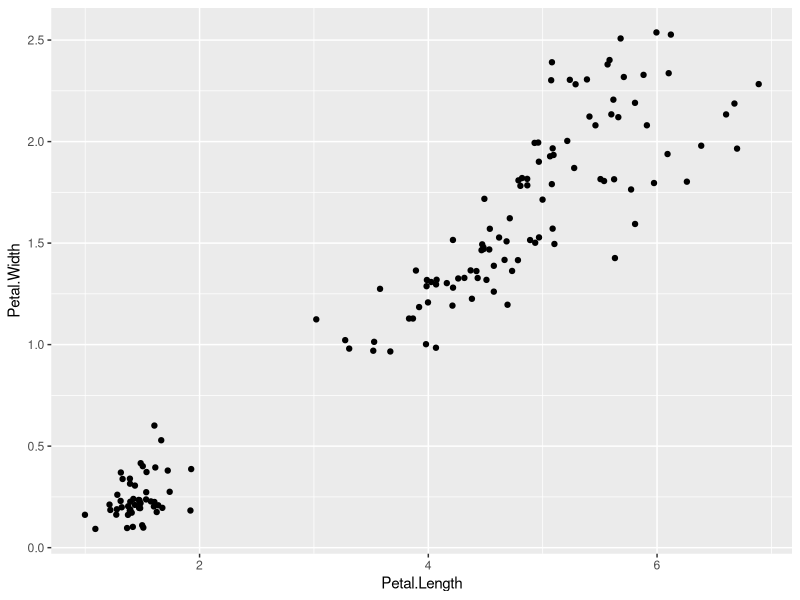
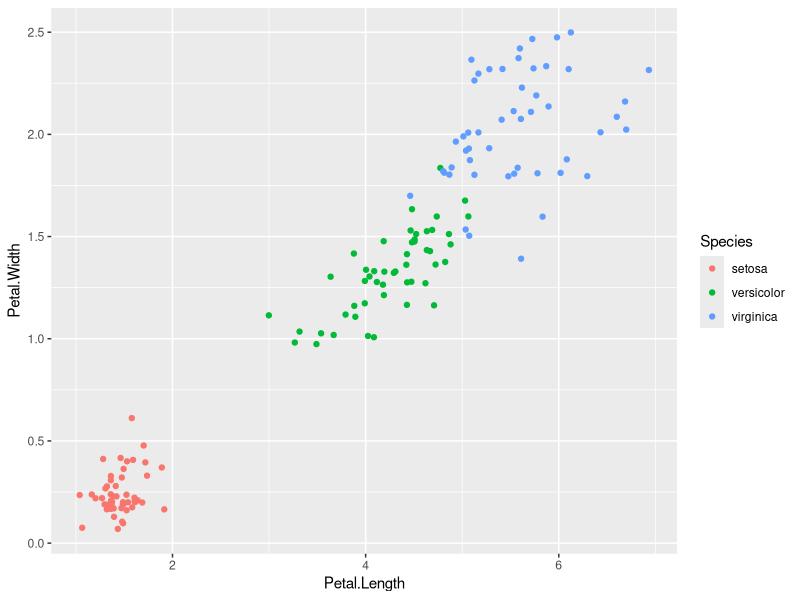
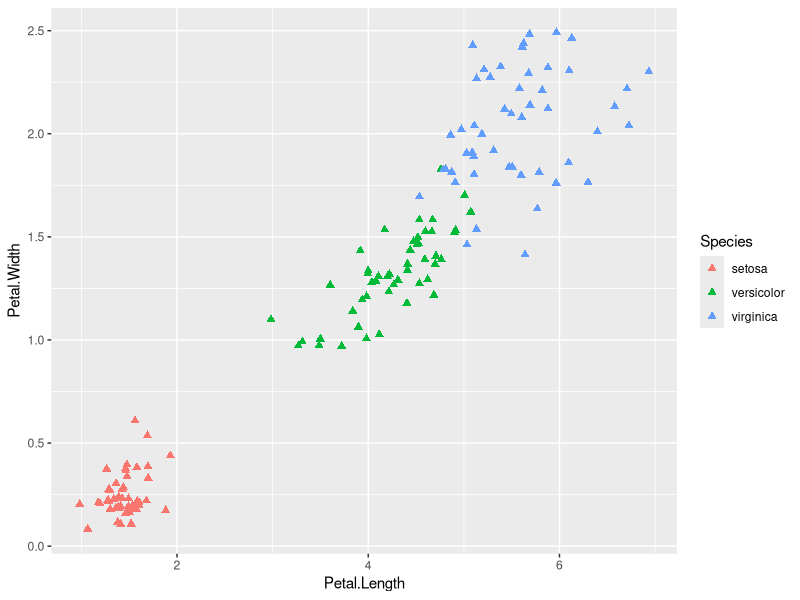
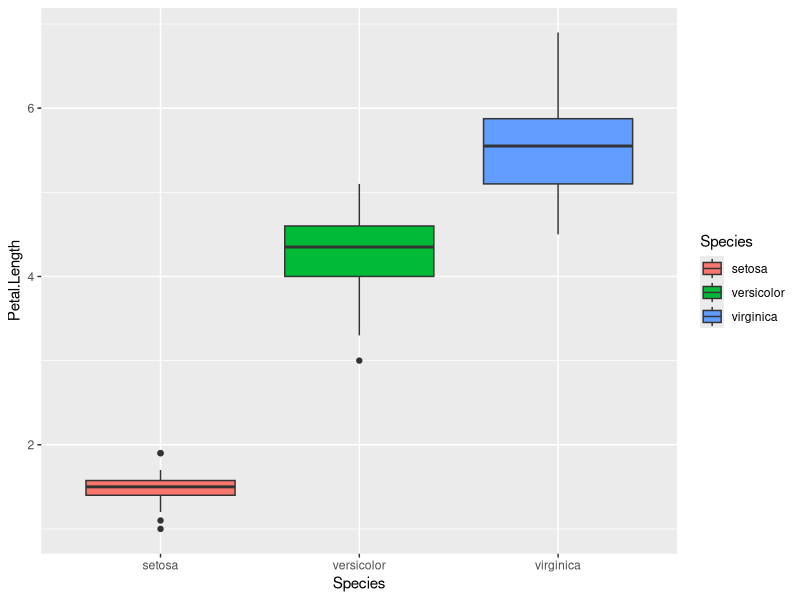
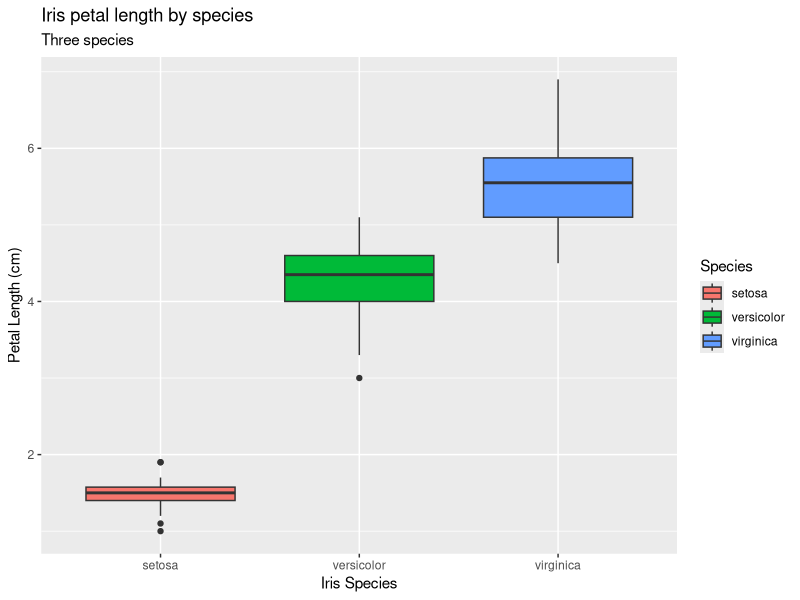
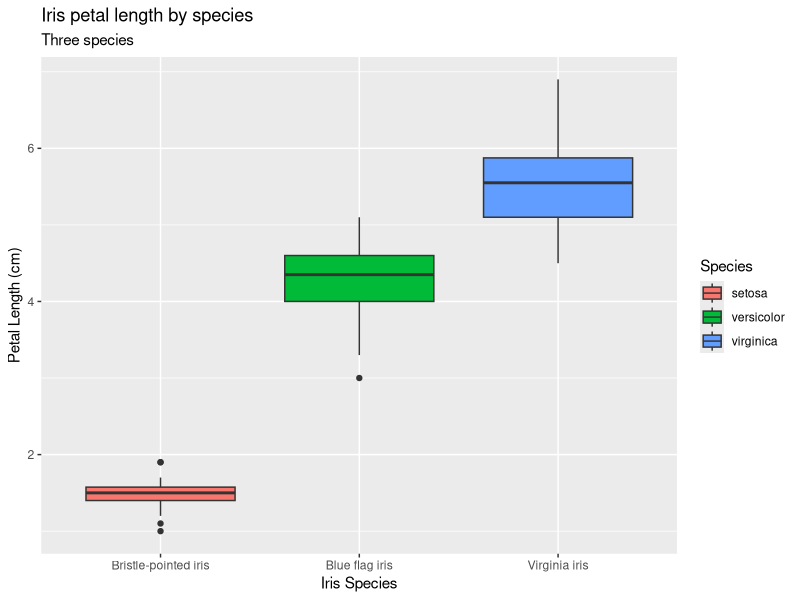
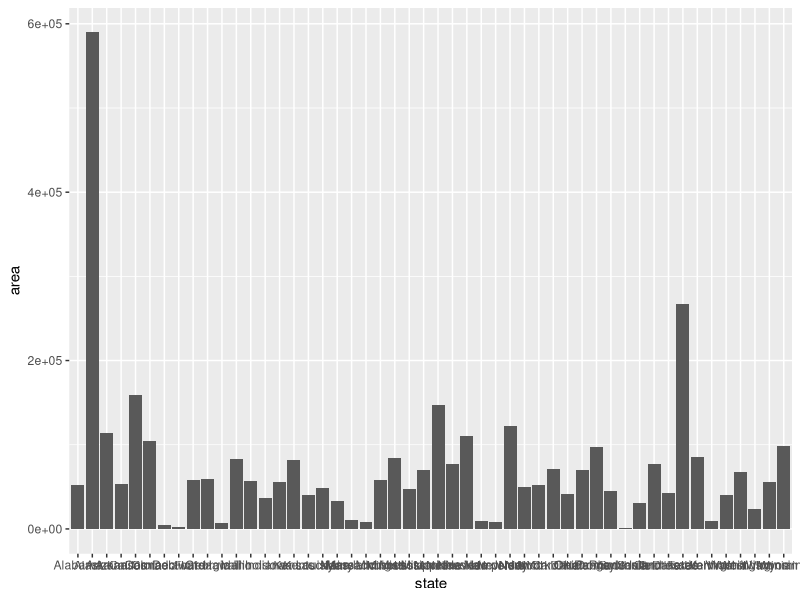
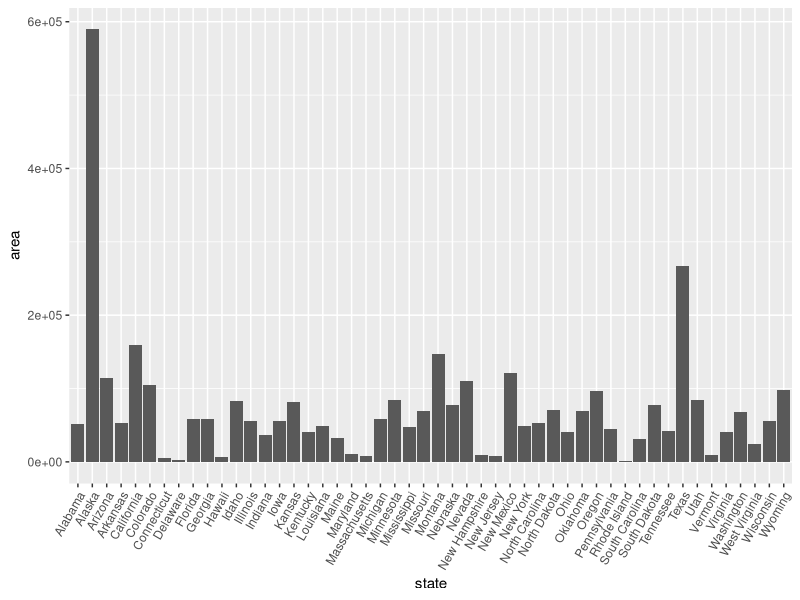

R code for these plots, in order:
## ---- chunk 1
knitr::opts_chunk$set(echo = FALSE)
library(tidyverse)
## ---- chunk 2
iris <- iris
## ---- chunk 3
ggplot(iris, aes(x = Petal.Length, y = Petal.Width)) + 
  geom_jitter()
## ---- chunk 4
ggplot(iris, aes(x = Petal.Length, y = Petal.Width, color = Species)) + 
  geom_jitter()
## ---- chunk 5
ggplot(iris, aes(x = Petal.Length, y = Petal.Width, color = Species)) + 
  geom_jitter(size = 2, shape = "triangle")
## ---- chunk 6
plot_iris <- ggplot(iris, aes(x = Species, y = Petal.Length, fill = Species)) + geom_boxplot()
plot_iris
## ---- chunk 7
plot_iris_labeled <- plot_iris + 
  labs(x = "Iris Species", 
       y = "Petal Length (cm)", 
       fill = "Species", 
       title = "Iris petal length by species", 
       subtitle = "Three species")

plot_iris_labeled
## ---- chunk 8
plot_iris_labeled +
  scale_x_discrete(labels = c("setosa" = "Bristle-pointed iris",
                              "virginica" = "Virginia iris",
                              "versicolor" = "Blue flag iris"))
## ---- chunk 9
us_states <- tibble(state = datasets::state.name,
                    abbrev = datasets::state.abb,
                    area = datasets::state.area,
                    region = datasets::state.region,
                    division = datasets::state.division)
## ---- chunk 10
plot_state_areas <- ggplot(us_states, 
                           aes(x = state, y = area)) + 
  geom_col()

plot_state_areas
## ---- chunk 11
plot_state_angle <- plot_state_areas + 
  scale_x_discrete(guide = guide_axis(angle = 60))

plot_state_angle
## ---- chunk 12
plot_state_order <- ggplot(us_states, 
                           aes(x = fct_reorder(state, area), y = area)) + 
  geom_col() + 
  scale_x_discrete(guide = guide_axis(angle = 80)) + 
  labs(x = "Us state", 
       y = "area (sq mi)")

plot_state_order
## ---- chunk 13

## ---- chunk 14

## ---- chunk 15

## ---- chunk 16

## ---- chunk 17

## ---- chunk 18

## ---- chunk 19

## ---- chunk 20

## ---- chunk 21

## ---- chunk 22

## ---- chunk 23

## ---- chunk 24

## ---- chunk 25

## ---- chunk 26

## ---- chunk 27

## ---- chunk 28

